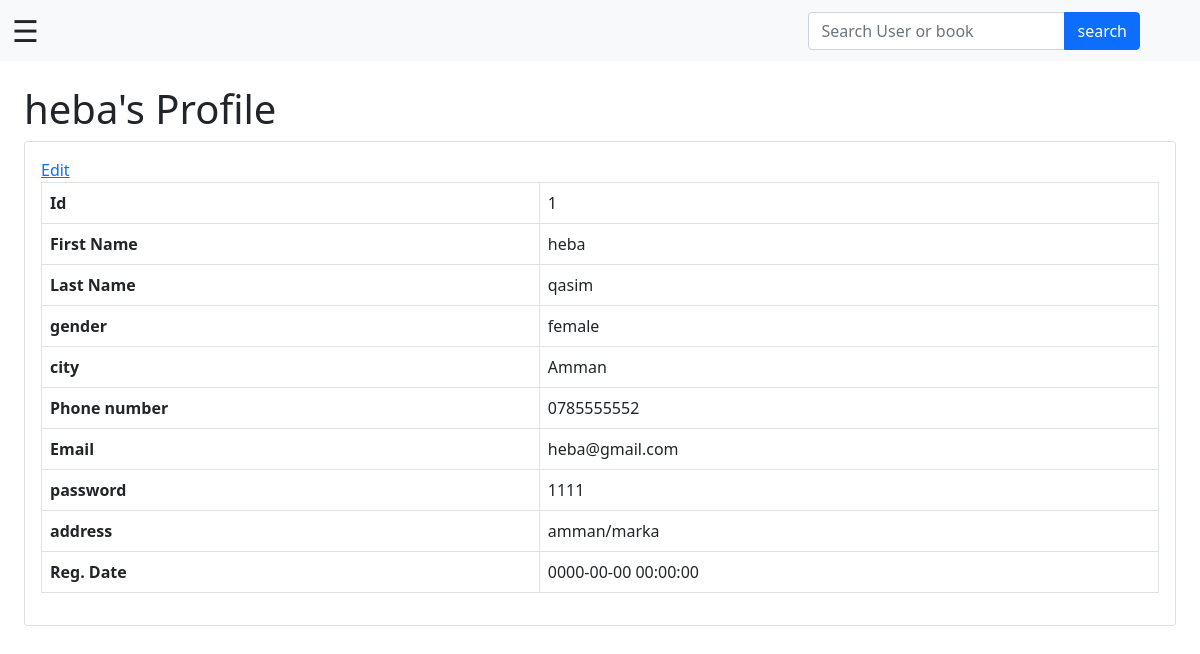
The app's page /admin/user-profile.php?uid=1 with its own data.
### tables this page shows
CREATE TABLE `users` (
  `id` int(10) NOT NULL,
  `fname` varchar(255) NOT NULL,
  `lname` varchar(255) NOT NULL,
  `gender` varchar(50) NOT NULL,
  `city` varchar(255) NOT NULL,
  `cell` varchar(255) NOT NULL,
  `email` varchar(255) NOT NULL,
  `password` varchar(255) NOT NULL,
  `address` varchar(255) NOT NULL,
  `posting_date` timestamp NOT NULL DEFAULT CURRENT_TIMESTAMP
);

### admin/user-profile.php (the view, shortened to what this page needs)
<?php session_start();
$connt7 = mysqli_connect("localhost", "root", "", "projectfinal");
mysqli_set_charset($connt7, "utf8");
?>
<!DOCTYPE html>
<html lang="en">
<head>
    <link href="https://cdn.jsdelivr.net/npm/simple-datatables@latest/dist/style.css" rel="stylesheet" />
</head>
<body class="sb-nav-fixed">
    <?php include_once('navbar.php'); ?>
    <div id="layoutSidenav">
        <div id="layoutSidenav_content">
            <main>
                <div class="container-fluid px-4">
                    <?php
                    $userid = $_GET['uid'];
                    $query = mysqli_query($connt7, "select * from users where id='$userid'");
                    while ($result = mysqli_fetch_array($query)) { ?>
                        <h1 class="mt-4"><?php echo $result['fname']; ?>'s Profile</h1>
                        <div class="card mb-4">
                            <div class="card-body">
                                <a href="edit-profile.php?id=<?php echo $result['id']; ?>">Edit</a>
                                <table class="table table-bordered">
                                    <tr>
                                        <th>Id</th>
                                        <td><?php echo $result['id']; ?></td>
                                    </tr>
                                    <tr>
                                        <th>First Name</th>
                                        <td><?php echo $result['fname']; ?></td>
                                    </tr>
                                    <tr>
                                        <th> Last Name</th>
                                        <td><?php echo $result['lname']; ?></td>
                                    </tr>
                                    <tr>
                                        <th> gender</th>
                                        <td><?php echo $result['gender']; ?></td>
                                    </tr>
                                    <tr>
                                        <th> city</th>
                                        <td><?php echo $result['city']; ?></td>
                                    </tr>
                                    <tr>
                                        <th> Phone number</th>
                                        <td><?php echo $result['cell']; ?></td>
                                    </tr>
                                    <tr>
                                        <th> Email</th>
                                        <td><?php echo $result['email']; ?></td>
                                    </tr>
                                    <tr>
                                        <th>password</th>
                                        <td><?php echo $result['password']; ?></td>
                                    </tr>
                                    <tr>
                                        <th>address</th>
                                        <td><?php echo $result['address']; ?></td>
                                    </tr>
                                    <tr>
                                        <th>Reg. Date</th>
                                        <td><?php echo $result['posting_date']; ?></td>
                                    </tr>
                                </table>
                            </div>
                        </div>
                    <?php } ?>
                </div>
            </main>
        </div>
    </div>
</body>
</html>

### admin/user-profile.php (style rules this page uses)
table, td, th { border: 1px solid #ddd; text-align: left; }
table { border-collapse: collapse; width: 100%; }
th, td { padding: 10px; }

### records on screen
users: fname "heba", id "1", lname "qasim", gender "female", city "Amman", cell "0785555552", email "heba@gmail.com", password "1111", address "amman/marka", posting_date "0000-00-00 00:00:00"
